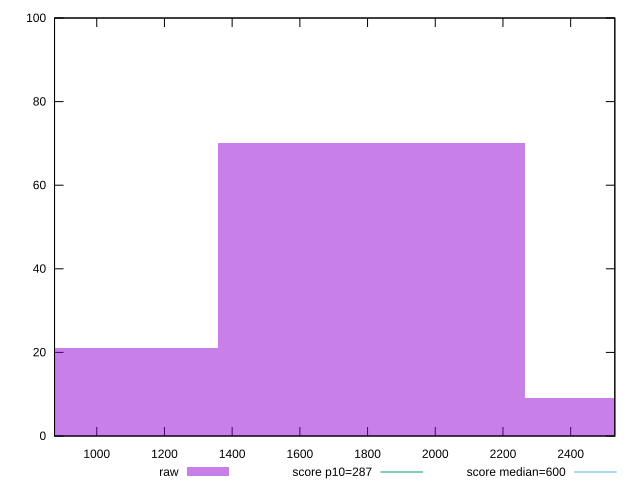

This chart was generated by the following gnuplot code:
reset

$raw <<EOF
906.369712270944 21
1812.739424541888 70
2719.109136812832 9
EOF

set key outside below
set boxwidth 906.369712270944
set xrange [875.3200000000002:2530.4389999999994]
set yrange [0:100]
set trange [0:100]
set style fill transparent solid 0.5 noborder

set parametric
set terminal svg size 640, 490 enhanced background rgb 'white'
set output "report/report_00029_2021-02-24T13-36-40.390Z/total-blocking-time/samples/astro/raw/histogram.svg"

plot $raw title "raw" with boxes, \
     287,t title "score p10=287", \
     600,t title "score median=600"

reset
